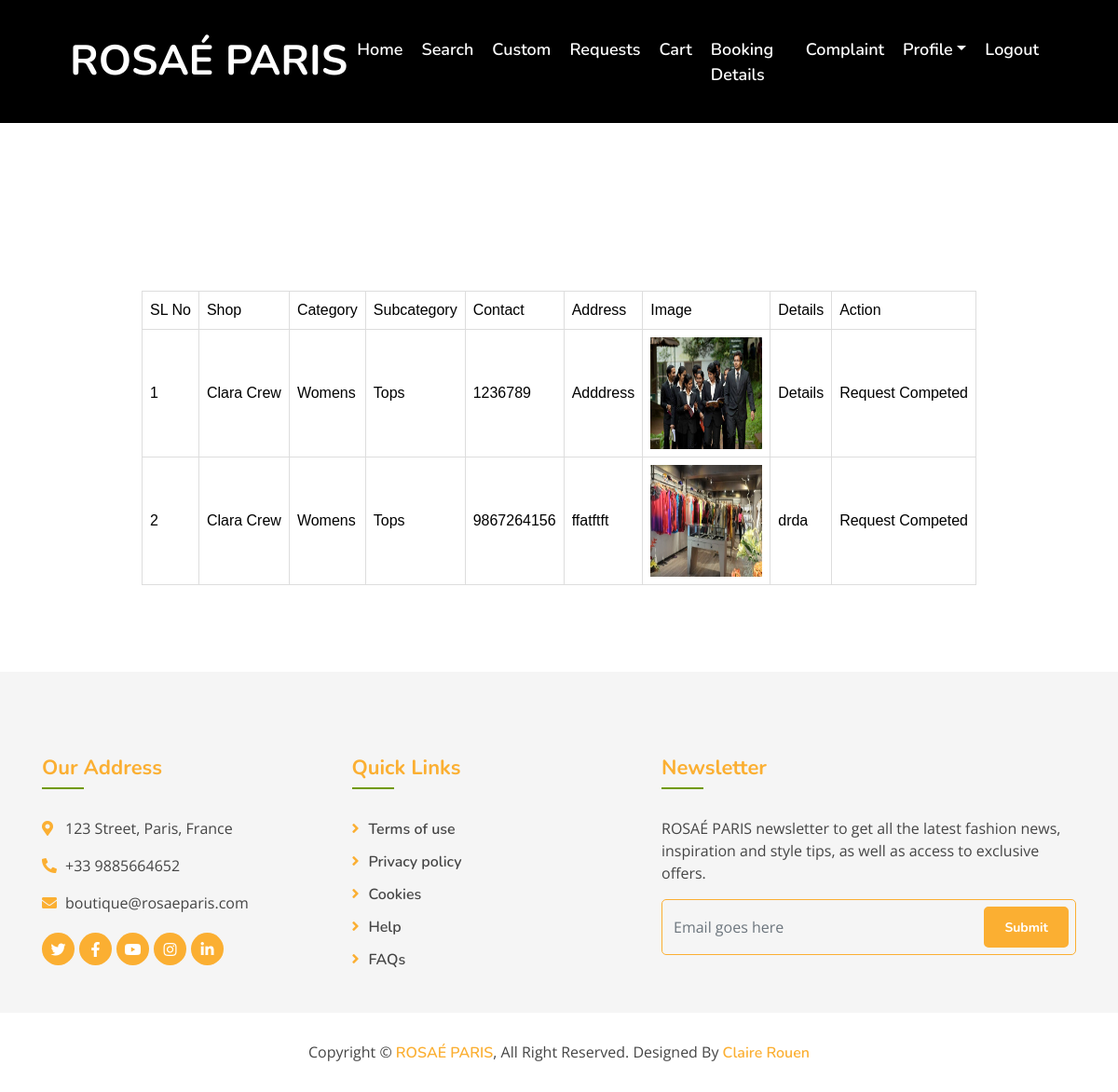
Screenshot of /Project/User/ViewRequest.php (signed in) with the database file from the repository.
### tables this page shows
CREATE TABLE `tbl_request` (
  `request_id` int(11) NOT NULL,
  `request_fordate` varchar(222) NOT NULL,
  `subcategory_id` int(11) NOT NULL,
  `request_address` varchar(222) NOT NULL,
  `request_details` varchar(222) NOT NULL,
  `request_time` varchar(222) NOT NULL,
  `request_date` varchar(222) NOT NULL,
  `request_image` varchar(222) NOT NULL,
  `request_contact` varchar(222) NOT NULL,
  `request_status` int(11) NOT NULL DEFAULT 0,
  `user_id` int(11) NOT NULL,
  `shop_id` int(11) NOT NULL
);

CREATE TABLE `tbl_shop` (
  `shop_id` int(11) NOT NULL,
  `shop_name` varchar(100) NOT NULL,
  `shop_contact` varchar(100) NOT NULL,
  `shop_address` varchar(100) NOT NULL,
  `shop_email` varchar(100) NOT NULL,
  `place_id` int(11) NOT NULL,
  `shop_photo` varchar(100) NOT NULL,
  `shop_proof` varchar(100) NOT NULL,
  `shop_status` varchar(100) NOT NULL DEFAULT '0',
  `shop_password` varchar(100) NOT NULL,
  `shop_doj` int(11) NOT NULL
);

CREATE TABLE `tbl_category` (
  `category_id` int(11) NOT NULL,
  `category_name` varchar(100) NOT NULL
);

CREATE TABLE `tbl_subcategory` (
  `subcategory_id` int(11) NOT NULL,
  `subcategory_name` varchar(100) NOT NULL,
  `category_id` int(11) NOT NULL
);

### Project/User/ViewRequest.php (the view, shortened to what this page needs)
<?php
include("Head.php");
include("../Assets/Connection/Connection.php");
		$selQry="select * from tbl_request r inner join tbl_subcategory sb on sb.subcategory_id=r.subcategory_id inner join tbl_category c on c.category_id=sb.category_id inner join tbl_shop k on k.shop_id=r.shop_id inner join tbl_user u on u.user_id=r.user_id where u.user_id='".$_SESSION["uid"]."'";
	$res=$Conn->query($selQry);
	?>
<!DOCTYPE html PUBLIC "-//W3C//DTD XHTML 1.0 Transitional//EN" "http://www.w3.org/TR/xhtml1/DTD/xhtml1-transitional.dtd">
<html xmlns="http://www.w3.org/1999/xhtml">
<head>
</head>
<body>
	<br><br><br><br><br>
	<div id="tab" align="center">
<form id="form1" name="form1" method="post" action="">
<?php
if($res->num_rows>0)
{
    ?>
    <table border="1">
  <tr>
    <td>SL No</td>
    <td>Shop</td>
    <td>Category</td>
    <td>Subcategory</td>
    <td>Contact</td>
    <td>Address</td>
    <td>Image</td>
    <td>Details</td>
	<td>Action</td>
  </tr>
      <?php
	  $i=0;
	while($row=$res->fetch_assoc())
	{
		$i++;
  ?>
   <tr>
	<td><?php echo $i;?></td>
    <td><?php echo $row["shop_name"];?></td>
    <td><?php echo $row["category_name"];?></td>
    <td><?php echo $row["subcategory_name"];?></td>
    <td><?php echo $row["request_contact"];?></td>
    <td><?php echo $row["request_address"];?></td>
    <td><img src="../Assets/Files/Request/<?php echo $row["request_image"];?>" width="120" height="120" /></td>
    <td><?php echo $row["request_details"];?></td>
	<td>
        <?php
            if($row["request_status"]==0)
            {
                echo "Request Pending";
            }
            else if($row["request_status"]==1)
            {
                echo "Request Accepted";
            }
            else if($row["request_status"]==2)
            {
                echo "Request Rejected";
            }
            else if($row["request_status"]==3)
            {
                echo "Request On Going";
            }
            else if($row["request_status"]==4)
            {
                echo "Request Comleted Ready For Deliver";
            }
            else if($row["request_status"]==5)
            {
                echo "Request Competed";
            }
        ?>
    </td>
    <?php
	}
	?>
</table>
    <?php
}
else{
    echo "<h2>No Requests Found !!!!</h2>";
}
?>
</form>
	</div>
</body>
<?php
include("Foot.php");
?>
</html>

### Project/Assets/Template/Main/css/style.css (style rules this page uses)
body { color: #757575; background: #ffffff; font-family: 'open sans', sans-serif; }

### Project/Assets/Template/form.css (style rules this page uses)
#tab { font-family: "Trebuchet MS", Arial, Helvetica, sans-serif; border-collapse: collapse; width: 100%; }
#tab td, #tab th { border: 1px solid #ddd; padding: 8px; color: black; }

### rows the page displays
tbl_request: shop.shop_name "Clara Crew", tbl_category.category_name "Womens", subcategory.subcategory_name "Tops", request_contact "1236789", request_address "Adddress", request_image (picture), request_details "Details", request_status "Request Competed"
tbl_request: shop.shop_name "Clara Crew", tbl_category.category_name "Womens", subcategory.subcategory_name "Tops", request_contact "9867264156", request_address "ffatftft", request_image (picture), request_details "drda", request_status "Request Competed"
